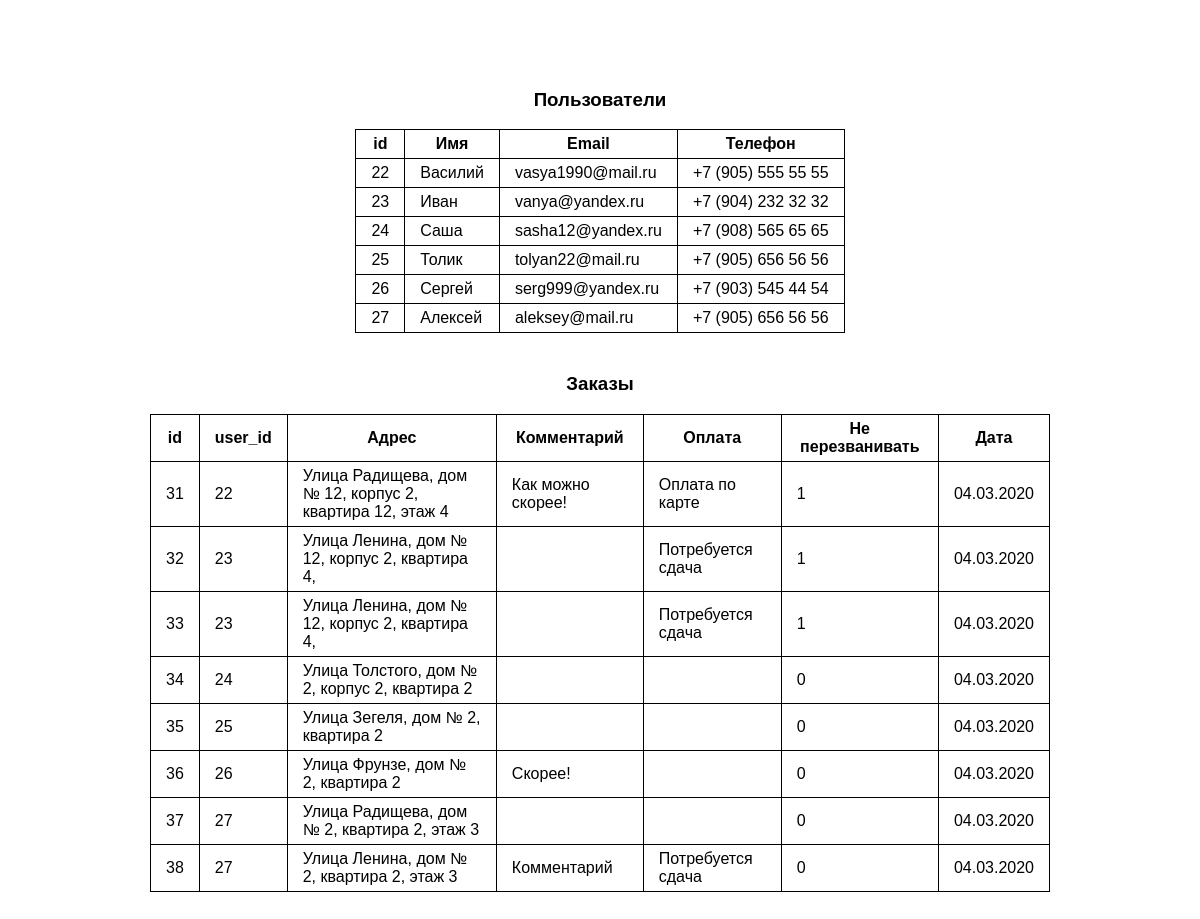
The page /burgers/admin.php on the database its author committed.
### tables this page shows
CREATE TABLE `users` (
  `id` int(11) NOT NULL,
  `name` varchar(255) NOT NULL,
  `email` varchar(255) NOT NULL,
  `phone` varchar(150) NOT NULL
);

CREATE TABLE `orders` (
  `id` int(11) NOT NULL,
  `user_id` int(11) NOT NULL,
  `address` varchar(255) NOT NULL,
  `comment` varchar(255) NOT NULL,
  `payment` varchar(150) NOT NULL,
  `not_call` int(11) NOT NULL,
  `date` varchar(50) NOT NULL
);

### burgers/src/db.php (called while the page is built, shortened)
<?php
function getAllUsers($mysql)
{
    $query = $mysql->query("SELECT * FROM users");
    if ($query) {
        $user = $query->fetch_all();
        return $user;
    }
    return false;
}
function getAllOrders($mysql)
{
    $query = $mysql->query("SELECT * FROM orders");
    if ($query) {
        $user = $query->fetch_all();
        return $user;
    }
    return false;
}

### burgers/admin.php (the view, shortened to what this page needs)
<?php
require "src/db.php";
    $users = getAllUsers($mysql);
    $orders = getAllOrders($mysql);
?>
<!doctype html>
<html>
    <head>
    </head>
    <body>
        <div class="wrapper">
            <div class="box">
                <h3 class="title">Пользователи</h3>
                <table>
                    <tr>
                        <th>id</th>
                        <th>Имя</th>
                        <th>Email</th>
                        <th>Телефон</th>
                    </tr>
                    <?php
                        foreach($users as $user) {
                            echo "<tr>";
                                foreach($user as $value) {
                                    echo "<td>". $value ."</td>";
                                }
                            echo "<tr>";
                        }
                    ?>
                </table>
            </div>
            <div class="box">
                <h3 class="title">Заказы</h3>
                <table>
                    <tr>
                        <th>id</th>
                        <th>user_id</th>
                        <th>Адрес</th>
                        <th>Комментарий</th>
                        <th>Оплата</th>
                        <th>Не перезванивать</th>
                        <th>Дата</th>
                    </tr>
                    <?php
                        foreach($orders as $order) {
                            echo "<tr>";
                                foreach($order as $value) {
                                    echo "<td>". $value ."</td>";
                                }
                            echo "<tr>";
                        }
                    ?>
                </table>
            </div>
        </div>
    </body>
</html>

### burgers/admin.php (style rules this page uses)
.wrapper { font-family: Arial, sans-serif; width: 900px; min-height: 200px; padding: 20px; margin: 50px auto; }
.box + .box { margin-top: 40px; }
.title { text-align: center; }
table { border-collapse: collapse; margin: 0 auto; }
td, th { padding: 5px 15px; border: 1px solid black; }

### rows shown on the page
users: id "22", name "Василий", email "vasya1990@mail.ru", phone "+7 (905) 555 55 55"
users: id "23", name "Иван", email "vanya@yandex.ru", phone "+7 (904) 232 32 32"
users: id "24", name "Саша", email "sasha12@yandex.ru", phone "+7 (908) 565 65 65"
users: id "25", name "Толик", email "tolyan22@mail.ru", phone "+7 (905) 656 56 56"
users: id "26", name "Сергей", email "serg999@yandex.ru", phone "+7 (903) 545 44 54"
users: id "27", name "Алексей", email "aleksey@mail.ru", phone "+7 (905) 656 56 56"
orders: id "31", user "22", address "Улица Радищева, дом № 12, корпус 2, квартира 12, этаж 4", comment "Как можно скорее!", payment "Оплата по карте", not_call "1", date "04.03.2020"
orders: id "32", user "23", address "Улица Ленина, дом № 12, корпус 2, квартира 4,", payment "Потребуется сдача", not_call "1", date "04.03.2020"
orders: id "33", user "23", address "Улица Ленина, дом № 12, корпус 2, квартира 4,", payment "Потребуется сдача", not_call "1", date "04.03.2020"
orders: id "34", user "24", address "Улица Толстого, дом № 2, корпус 2, квартира 2", not_call "0", date "04.03.2020"
orders: id "35", user "25", address "Улица Зегеля, дом № 2, квартира 2", not_call "0", date "04.03.2020"
orders: id "36", user "26", address "Улица Фрунзе, дом № 2, квартира 2", comment "Скорее!", not_call "0", date "04.03.2020"
orders: id "37", user "27", address "Улица Радищева, дом № 2, квартира 2, этаж 3", not_call "0", date "04.03.2020"
orders: id "38", user "27", address "Улица Ленина, дом № 2, квартира 2, этаж 3", comment "Комментарий", payment "Потребуется сдача", not_call "0", date "04.03.2020"
